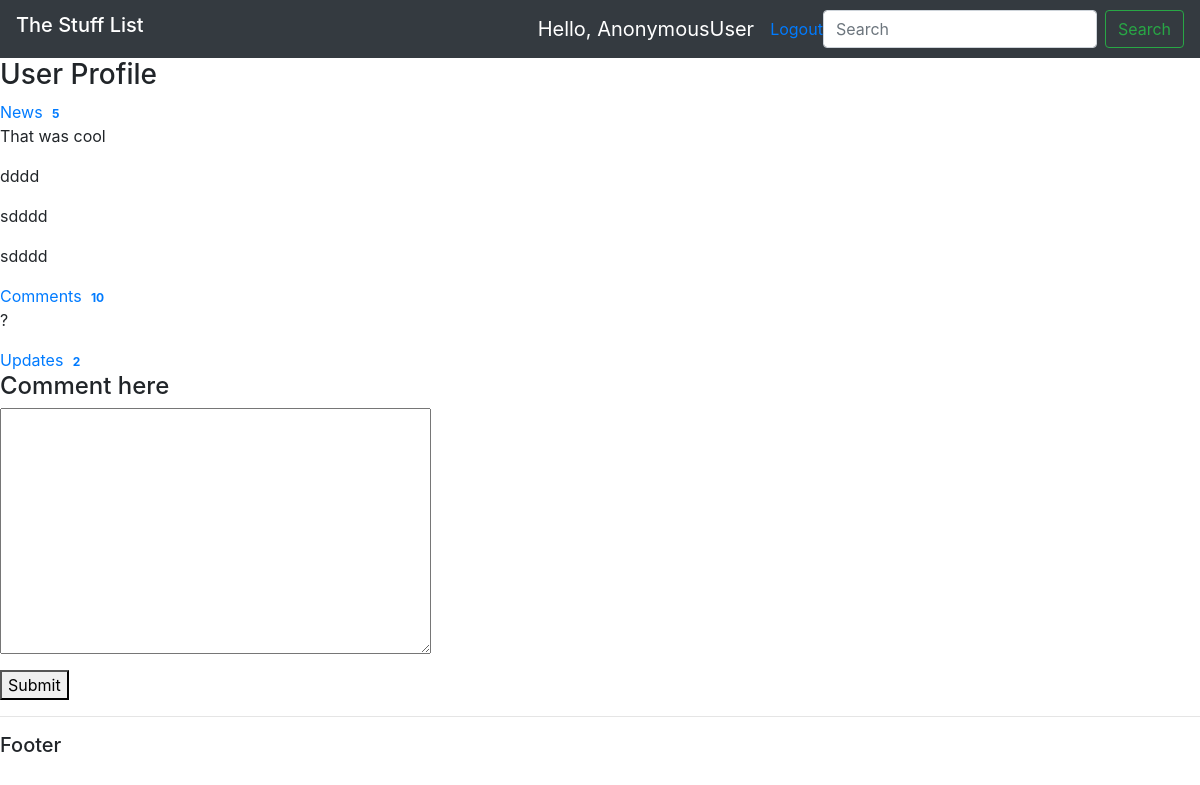
The page /user/ on the database its author committed.
### myapp/models.py (models this page shows)
class Comment(models.Model):
   comment = models.TextField(max_length=200)
   news = models.TextField()

### myapp/views.py (the view)
# urls.py: path('user/', views.user, name='user'),
def user(request):
    if request.method == 'POST':
        form=CommentForm(request.POST)
        if form.is_valid():
            form.save()
    else:
          form = CommentForm()
    comm = Comment.objects.all()
    context = {'comm':comm,'form':form}
    comm = Comment.objects.all()
    return render(request,"myapp/user.html",context)

### myapp/forms.py
class CommentForm(ModelForm):
    class Meta:
        model=Comment
        fields = ['comment']

### myapp/templates/myapp/user.html (shortened to what this page needs)
{% extends 'myapp/base.html'  %}
{% block content  %}
<h3>User Profile</h3>
{% include 'myapp/status.html'  %}
<h4>Comment here</h4>
<form method = "POST">
    <p>{{form.comment}}</p>
<button type='submit'>Submit</button>
</form>
{% endblock content  %}

### myapp/templates/myapp/status.html
<a href="#">News <span class="badge">5</span></a><br>
 {% for comments in comm  %}
 <p>{{comments.comment}}</p>
 {% endfor  %}
<a href="#">Comments <span class="badge">10</span></a><br>
<p>?</p>
<a href="#">Updates <span class="badge">2</span></a>

### rows shown on the page
Comment: comment "That was cool"
Comment: comment "dddd"
Comment: comment "sdddd"
Comment: comment "sdddd"

### other values the page prints
{{ request.user }} "AnonymousUser"
